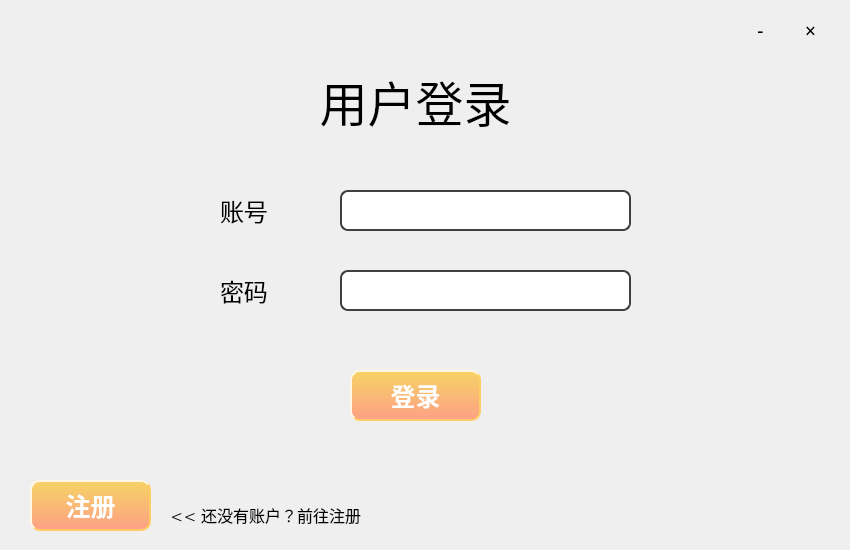
<?xml version="1.0" encoding="UTF-8"?>
<ui version="4.0">
 <class>Login</class>
 <widget class="QWidget" name="Login">
  <property name="geometry">
   <rect>
    <x>0</x>
    <y>0</y>
    <width>850</width>
    <height>550</height>
   </rect>
  </property>
  <property name="maximumSize">
   <size>
    <width>850</width>
    <height>550</height>
   </size>
  </property>
  <property name="windowTitle">
   <string>LiteChat-用户登录</string>
  </property>
  <widget class="QLabel" name="title">
   <property name="geometry">
    <rect>
     <x>160</x>
     <y>20</y>
     <width>511</width>
     <height>161</height>
    </rect>
   </property>
   <property name="font">
    <font>
     <family>造字工房致黑（非商用）常规体</family>
     <pointsize>36</pointsize>
     <weight>50</weight>
     <bold>false</bold>
    </font>
   </property>
   <property name="text">
    <string>用户登录</string>
   </property>
   <property name="alignment">
    <set>Qt::AlignCenter</set>
   </property>
  </widget>
  <widget class="QLabel" name="account">
   <property name="geometry">
    <rect>
     <x>220</x>
     <y>190</y>
     <width>141</width>
     <height>41</height>
    </rect>
   </property>
   <property name="font">
    <font>
     <family>造字工房致黑（非商用）常规体</family>
     <pointsize>18</pointsize>
     <weight>50</weight>
     <bold>false</bold>
    </font>
   </property>
   <property name="text">
    <string>账号</string>
   </property>
  </widget>
  <widget class="QLineEdit" name="set_account">
   <property name="geometry">
    <rect>
     <x>340</x>
     <y>190</y>
     <width>291</width>
     <height>41</height>
    </rect>
   </property>
   <property name="styleSheet">
    <string notr="true">QLineEdit {
	border: 2px solid #404040; /* 边框宽度为1px，颜色为#A0A0A0 */
	border-radius: 8px; /* 边框圆角 */
	padding-left: 5px; /* 文本距离左边界有5px */
	background-color: #FFFFFF; /* 背景颜色 */
	color: #0A0A0A; /* 文本颜色 */
	selection-background-color: #298DFF; /* 选中文本的背景颜色 */
	selection-color: #F2F2F2; /* 选中文本的颜色 */
	font-family: &quot;Microsoft YaHei&quot;; /* 文本字体族 */
	font-size: 10pt; /* 文本字体大小 */
}

QLineEdit:hover { /* 鼠标悬浮在QLineEdit时的状态 */
	border: 2px solid #00EE76;
	border-radius: 8px;
	background-color: #FFFFFF;
        color: #0A0A0A;
        selection-background-color: #298DFF;
	selection-color: #F2F2F2;
}
</string>
   </property>
   <property name="text">
    <string/>
   </property>
  </widget>
  <widget class="QLineEdit" name="set_password">
   <property name="geometry">
    <rect>
     <x>340</x>
     <y>270</y>
     <width>291</width>
     <height>41</height>
    </rect>
   </property>
   <property name="styleSheet">
    <string notr="true">QLineEdit {
	border: 2px solid #404040; /* 边框宽度为1px，颜色为#A0A0A0 */
	border-radius: 8px; /* 边框圆角 */
	padding-left: 5px; /* 文本距离左边界有5px */
	background-color: #FFFFFF; /* 背景颜色 */
	color: #0A0A0A; /* 文本颜色 */
	selection-background-color: #298DFF; /* 选中文本的背景颜色 */
	selection-color: #F2F2F2; /* 选中文本的颜色 */
	font-family: &quot;Microsoft YaHei&quot;; /* 文本字体族 */
	font-size: 10pt; /* 文本字体大小 */
}

QLineEdit:hover { /* 鼠标悬浮在QLineEdit时的状态 */
	border: 2px solid #00EE76;
	border-radius: 8px;
	background-color: #FFFFFF;
        color: #0A0A0A;
        selection-background-color: #298DFF;
	selection-color: #F2F2F2;
}
</string>
   </property>
   <property name="echoMode">
    <enum>QLineEdit::Password</enum>
   </property>
  </widget>
  <widget class="QLabel" name="password">
   <property name="geometry">
    <rect>
     <x>220</x>
     <y>270</y>
     <width>141</width>
     <height>41</height>
    </rect>
   </property>
   <property name="font">
    <font>
     <family>造字工房致黑（非商用）常规体</family>
     <pointsize>18</pointsize>
     <weight>50</weight>
     <bold>false</bold>
    </font>
   </property>
   <property name="text">
    <string>密码</string>
   </property>
  </widget>
  <widget class="QPushButton" name="go_register">
   <property name="geometry">
    <rect>
     <x>30</x>
     <y>480</y>
     <width>121</width>
     <height>51</height>
    </rect>
   </property>
   <property name="font">
    <font>
     <family>Microsoft YaHei</family>
     <pointsize>-1</pointsize>
     <weight>75</weight>
     <italic>false</italic>
     <bold>true</bold>
    </font>
   </property>
   <property name="contextMenuPolicy">
    <enum>Qt::DefaultContextMenu</enum>
   </property>
   <property name="styleSheet">
    <string notr="true">QPushButton
{
    color:#ffffff; /*文字颜色*/
    background-color:qlineargradient(x1: 0, y1: 0, x2: 0, y2: 1, stop:0 #f6d365, stop: 1 #fda085);/*背景色*/
    border-style:outset; /*边框风格*/
    border-width:2px;/*边框宽度*/
    border-color:#FFCC66; /*边框颜色*/
    border-radius:10px; /*边框倒角*/
    font:Bold 25px; /*字体*/
    font-family: &quot;Microsoft YaHei&quot;;
    min-width:100px;/*控件最小宽度*/
    min-height:20px;/*控件最小高度*/
    padding:4px;/*内边距*/
}
 
QPushButton:hover
{
    color:#ffffff; /*文字颜色*/
    background-color:qlineargradient(x1: 0, y1: 0, x2: 0, y2: 1, stop:0 #fda085, stop: 1 #fee140);/*背景色*/
    border-style:outset; /*边框风格*/
    border-width:2px;/*边框宽度*/
    border-color:#FFCC66; /*边框颜色*/
    border-radius:10px; /*边框倒角*/
    font:bold 25px; /*字体*/
    font-family: &quot;Microsoft YaHei&quot;;
    min-width:100px;/*控件最小宽度*/
    min-height:20px;/*控件最小高度*/
    padding:4px;/*内边距*/
}
QPushButton:pressed
{
    color:#ffffff; /*文字颜色*/
    background-color:qlineargradient(x1: 0, y1: 0, x2: 0, y2: 1, stop:0 #fda085, stop: 1 #43e97b);/*背景色*/
    border-style:outset; /*边框风格*/
    border-width:2px;/*边框宽度*/
    border-color:#FFCC66; /*边框颜色*/
    border-radius:10px; /*边框倒角*/
    font:bold 25px; /*字体*/
    font-family: &quot;Microsoft YaHei&quot;;
    min-width:100px;/*控件最小宽度*/
    min-height:20px;/*控件最小高度*/
    padding:4px;/*内边距*/
}



</string>
   </property>
   <property name="text">
    <string>注册</string>
   </property>
  </widget>
  <widget class="QLabel" name="login">
   <property name="geometry">
    <rect>
     <x>170</x>
     <y>490</y>
     <width>271</width>
     <height>51</height>
    </rect>
   </property>
   <property name="font">
    <font>
     <family>造字工房致黑（非商用）常规体</family>
     <pointsize>12</pointsize>
     <weight>50</weight>
     <bold>false</bold>
    </font>
   </property>
   <property name="text">
    <string>&lt;&lt; 还没有账户？前往注册 </string>
   </property>
  </widget>
  <widget class="QPushButton" name="go_login">
   <property name="geometry">
    <rect>
     <x>350</x>
     <y>370</y>
     <width>131</width>
     <height>51</height>
    </rect>
   </property>
   <property name="font">
    <font>
     <family>Microsoft YaHei</family>
     <pointsize>-1</pointsize>
     <weight>75</weight>
     <italic>false</italic>
     <bold>true</bold>
    </font>
   </property>
   <property name="styleSheet">
    <string notr="true">QPushButton
{
    color:#ffffff; /*文字颜色*/
    background-color:qlineargradient(x1: 0, y1: 0, x2: 0, y2: 1, stop:0 #f6d365, stop: 1 #fda085);/*背景色*/
    border-style:outset; /*边框风格*/
    border-width:2px;/*边框宽度*/
    border-color:#FFCC66; /*边框颜色*/
    border-radius:10px; /*边框倒角*/
    font:Bold 25px; /*字体*/
    font-family: &quot;Microsoft YaHei&quot;;
    min-width:100px;/*控件最小宽度*/
    min-height:20px;/*控件最小高度*/
    padding:4px;/*内边距*/
}
 
QPushButton:hover
{
    color:#ffffff; /*文字颜色*/
    background-color:qlineargradient(x1: 0, y1: 0, x2: 0, y2: 1, stop:0 #fda085, stop: 1 #fee140);/*背景色*/
    border-style:outset; /*边框风格*/
    border-width:2px;/*边框宽度*/
    border-color:#FFCC66; /*边框颜色*/
    border-radius:10px; /*边框倒角*/
    font:bold 25px; /*字体*/
    font-family: &quot;Microsoft YaHei&quot;;
    min-width:100px;/*控件最小宽度*/
    min-height:20px;/*控件最小高度*/
    padding:4px;/*内边距*/
}
QPushButton:pressed
{
    color:#ffffff; /*文字颜色*/
    background-color:qlineargradient(x1: 0, y1: 0, x2: 0, y2: 1, stop:0 #fda085, stop: 1 #43e97b);/*背景色*/
    border-style:outset; /*边框风格*/
    border-width:2px;/*边框宽度*/
    border-color:#FFCC66; /*边框颜色*/
    border-radius:10px; /*边框倒角*/
    font:bold 25px; /*字体*/
    font-family: &quot;Microsoft YaHei&quot;;
    min-width:100px;/*控件最小宽度*/
    min-height:20px;/*控件最小高度*/
    padding:4px;/*内边距*/
}



</string>
   </property>
   <property name="text">
    <string>登录</string>
   </property>
  </widget>
  <widget class="QLabel" name="logo">
   <property name="geometry">
    <rect>
     <x>15</x>
     <y>15</y>
     <width>161</width>
     <height>161</height>
    </rect>
   </property>
   <property name="styleSheet">
    <string notr="true">border-image: url(:/pic/theychat-mini.png);</string>
   </property>
   <property name="text">
    <string/>
   </property>
  </widget>
  <widget class="QLabel" name="background">
   <property name="geometry">
    <rect>
     <x>-1</x>
     <y>-1</y>
     <width>851</width>
     <height>551</height>
    </rect>
   </property>
   <property name="styleSheet">
    <string notr="true">border-image: url(:/pic/background.png);</string>
   </property>
   <property name="text">
    <string/>
   </property>
  </widget>
  <widget class="QToolButton" name="minimize">
   <property name="geometry">
    <rect>
     <x>740</x>
     <y>10</y>
     <width>41</width>
     <height>41</height>
    </rect>
   </property>
   <property name="font">
    <font>
     <family>Microsoft YaHei</family>
     <pointsize>14</pointsize>
    </font>
   </property>
   <property name="cursor">
    <cursorShape>PointingHandCursor</cursorShape>
   </property>
   <property name="text">
    <string>-</string>
   </property>
   <property name="autoRaise">
    <bool>true</bool>
   </property>
  </widget>
  <widget class="QToolButton" name="close">
   <property name="geometry">
    <rect>
     <x>790</x>
     <y>10</y>
     <width>41</width>
     <height>41</height>
    </rect>
   </property>
   <property name="font">
    <font>
     <family>Microsoft YaHei</family>
     <pointsize>14</pointsize>
    </font>
   </property>
   <property name="cursor">
    <cursorShape>PointingHandCursor</cursorShape>
   </property>
   <property name="text">
    <string>×</string>
   </property>
   <property name="autoRaise">
    <bool>true</bool>
   </property>
  </widget>
  <zorder>background</zorder>
  <zorder>title</zorder>
  <zorder>account</zorder>
  <zorder>set_account</zorder>
  <zorder>set_password</zorder>
  <zorder>password</zorder>
  <zorder>go_register</zorder>
  <zorder>login</zorder>
  <zorder>go_login</zorder>
  <zorder>logo</zorder>
  <zorder>minimize</zorder>
  <zorder>close</zorder>
 </widget>
 <resources/>
 <connections/>
</ui>
